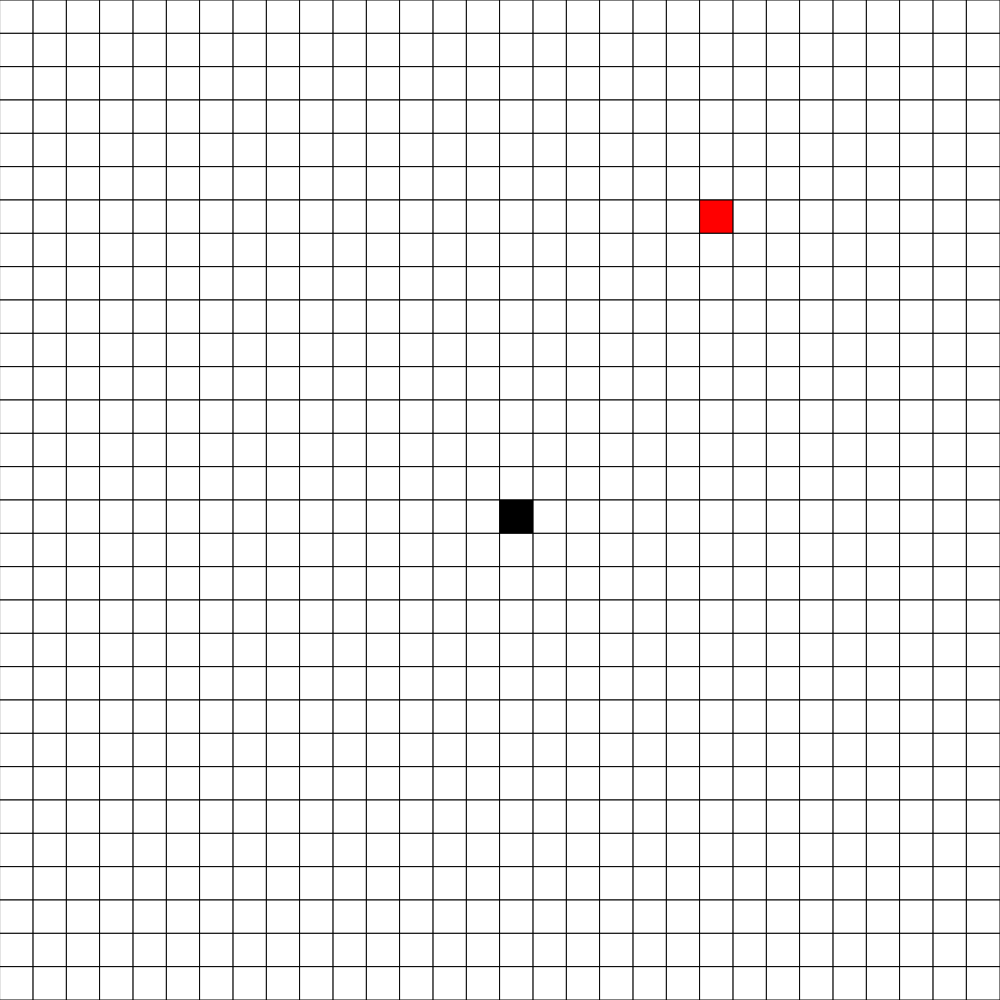
Frame 1 (no input)
Frame 60 (no input): identical to frame 1, image omitted
Frame 120 (the mouse pressed at the canvas centre since frame 60): identical to frame 1, image omitted

The p5.js sketch that drew this single still picture (run headless with seeded random() and noise() and a simulated clock; from frame 60 on, the mouse is pressed at the canvas centre):

// p5.js sketch
// ── sketch.js
// Project Title
// Your Name
// Date
//
// Extra for Experts:
// - describe what you did to take this project "above and beyond"
// WASD in Grid Demo

let grid;
let rows = 30;
let cols = 30;
let snakeX = 15;
let snakeY = 15;
let fruit = {};
let direction;

function setup() {
  fruit = {
    x: floor(random(0, 30)),
    y: floor(random(0, 30))
  };
  
  if (windowWidth > windowHeight) {
    createCanvas(windowHeight, windowHeight);
  }
  else {
    createCanvas(windowWidth, windowWidth);
  }
  grid = createEmptyGrid(cols, rows);
  grid[snakeX][snakeY] = 1;
  grid[fruit.x][fruit.y] = 2;
  grid[fruit.x][fruit.y];
}


function draw() {
  background(220);
  displayGrid(grid, rows, cols);
  updatefruit();
  //updateMovement();
}

function windowResized() {
  if (windowWidth > windowHeight) {
    createCanvas(windowHeight, windowHeight);
  }
  else {
    createCanvas(windowWidth, windowWidth);
  }
}
function keyPressed() {
  // remove player from current spot
  grid[snakeX][snakeY] = 0;

  // move the player
  if (key === "w" && snakeY > 0) {
    snakeY -=1
    direction = "up";
  }
  if (key === "s" && snakeY < rows - 1) {
    direction = "down";
    snakeY +=1;
  }

  if (key === "d" && snakeX < cols - 1) {
    direction = "right";
    snakeX += 1
  }

  if (key === "a" && snakeX > 0) {
    direction = "left";
    snakeX -= 1
  }
  // put player back into grid
  grid[snakeX][snakeY] = 1;
}

function createEmptyGrid() {
  let emptyGrid = [];
  for (let x = 0; x < cols; x++) {
    emptyGrid.push([]);
    for (let y = 0; y < rows; y++) {
      emptyGrid[x].push(0);
    }
  }
  return emptyGrid;
}

function displayGrid(grid, rows, cols) {
  let cellSize = width / cols;
  for (let x = 0; x < rows; x++) {
    for (let y = 0; y < cols; y++) {
      if (grid[x][y] === 0) {
        fill(255);
      }
      else if (grid[x][y] === 2){
        fill(255,0,0);
      }
      else {
        fill(0);
      }
      rect(x*cellSize, y*cellSize, cellSize, cellSize);
    }
  }
}


function updatefruit(){
  if (grid[fruit.x][fruit.y] === grid[snakeX][snakeY]){
    fruit.x = floor(random(0, 30));
    fruit.y = floor(random(0, 30));
    grid[fruit.x][fruit.y] = 2;
    grid[fruit.x][fruit.y];
    console.log(fruit.x, fruit.y);
    console.log(direction);
  }
};

function updateMovement(){
    if (direction === "up"){
        snakeY -= 1;
    }
    if (direction === "down"){
        snakeY += 1;
    }
    if (direction === "left"){
        snakeX -= 1;
    }
    if (direction === "right"){
        snakeX += 1;
    }
};
